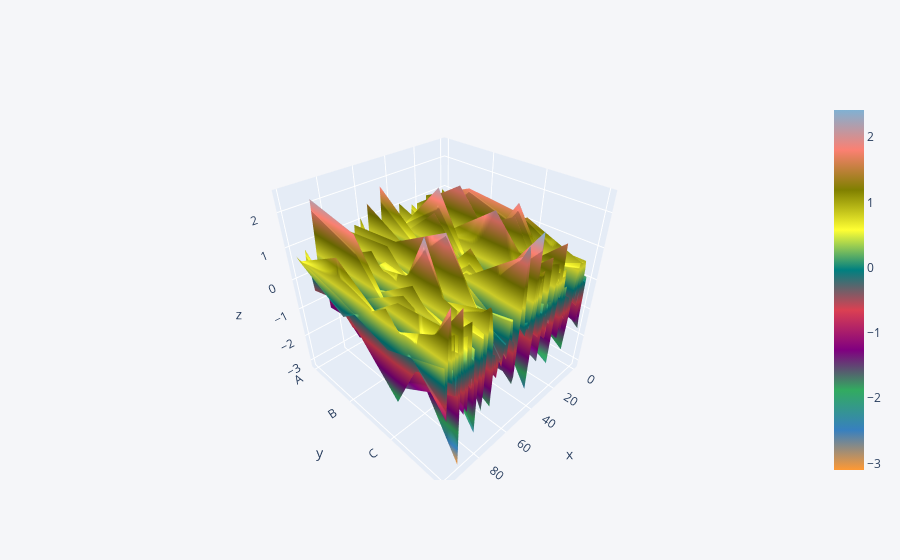

Notebook code for this chart:
### Code cell
df.iplot(kind='surface')

### Figure 1 — Plotly figure (JSON) as saved in the notebook; plotly's stock layout.template omitted (floating-point values rounded to 4 significant figures; data arrays with more than 128 entries replaced by an {"elided": "..."} marker saying what was removed)
{"data": [{"colorscale": [[0, "rgb(255, 153, 51)"], [0.1111, "rgb(55, 128, 191)"], [0.2222, "rgb(50, 171, 96)"], [0.3333, "rgb(128, 0, 128)"], [0.4444, "rgb(219, 64, 82)"], [0.5556, "rgb(0, 128, 128)"], [0.6667, "rgb(255, 255, 51)"], [0.7778, "rgb(128, 128, 0)"], [0.8889, "rgb(251, 128, 114)"], [1, "rgb(128, 177, 211)"]], "type": "surface", "x": [0, 1, 2, 3, 4, 5, 6, 7, 8, 9, 10, 11, 12, 13, 14, 15, 16, 17, 18, 19, 20, 21, 22, 23, 24, 25, 26, 27, 28, 29, 30, 31, 32, 33, 34, 35, 36, 37, 38, 39, 40, 41, 42, 43, 44, 45, 46, 47, 48, 49, 50, 51, 52, 53, 54, 55, 56, 57, 58, 59, 60, 61, 62, 63, 64, 65, 66, 67, 68, 69, 70, 71, 72, 73, 74, 75, 76, 77, 78, 79, 80, 81, 82, 83, 84, 85, 86, 87, 88, 89, 90, 91, 92, 93, 94, 95, 96, 97, 98, 99], "y": ["A", "B", "C", "D"], "z": {"elided": "4x100 float values"}}], "layout": {"legend": {"bgcolor": "#F5F6F9", "font": {"color": "#4D5663"}}, "paper_bgcolor": "#F5F6F9", "plot_bgcolor": "#F5F6F9", "title": {"font": {"color": "#4D5663"}}, "xaxis": {"gridcolor": "#E1E5ED", "showgrid": true, "tickfont": {"color": "#4D5663"}, "title": {"font": {"color": "#4D5663"}, "text": ""}, "zerolinecolor": "#E1E5ED"}, "yaxis": {"gridcolor": "#E1E5ED", "showgrid": true, "tickfont": {"color": "#4D5663"}, "title": {"font": {"color": "#4D5663"}, "text": ""}, "zerolinecolor": "#E1E5ED"}}}
